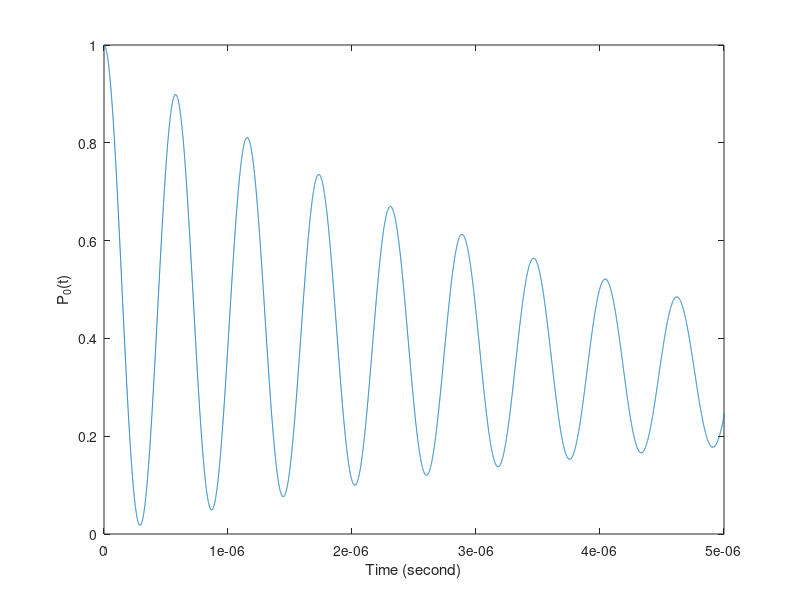
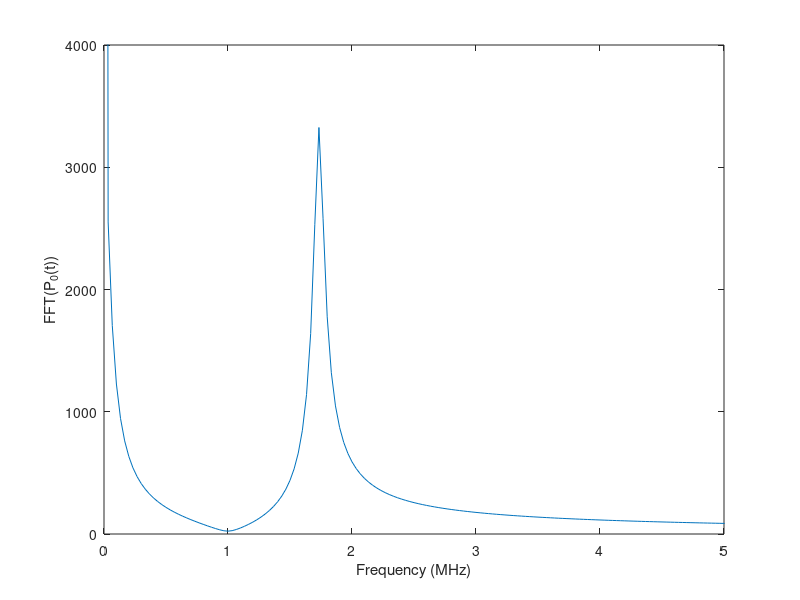

Here is the MATLAB script that generated these plots, in order:
% Contoh program untuk konfigurasi atom segitiga sama sisi
% Tentukan variabel yang digunakan
N = 100000;
n = 3;
t = linspace(0,30e-6,N);
dt = t(2)-t(1);
hbar = 1.05457182e-34;
Omega = 2*pi*1e+6;
C_6 = 2*pi*516*1e9;
d13 = 6.6;
d12 = 6.6;

% Matriks dan konstanta yang digunakan
sx = [0,1;1,0];
sz = [1,0;0,-1];
gamma = 2*pi*30*1e3;
F = sqrt(gamma/2)*sz;
I = [1,0;0,1];
P = [1,0;0,0];

% Interaksi Van der-Waals antar atom Rydberg
U_matrix = zeros(8,8);
U12 = C_6/d12^6;
U23 = U12;
U13 = C_6/d13^6;
U_matrix(7,7) = U12;
U_matrix(4,4) = U23;
U_matrix(6,6) = U13;
U_matrix(8,8) = U13 + U23 + U12;

% Hamiltonian dari konfigurasi atom
H = hbar*Omega*(kron(kron(sx,P),P) + kron(kron(P,sx),P) + kron(kron(P,P),sx))/2 + hbar*U_matrix;

% Densitas matriks dan kondisi awalnya
rho = zeros(size(H,1),size(H,2)); % rho_t 2^N_atom, 2^N_atom 
rho(1,1) = 1;

% Lindbladian untuk masing-masing atom
L1 = kron(kron(F,I),I);
L2 = kron(kron(I,F),I);
L3 = kron(kron(I,I),F); 
L0 = L1 + L2 + L3;

% Metode Runge-Kutta orde 4 untuk menyelesaikan persamaan Lindblad-Master
for i=1:N
    % {L'*L, rho}
    A1 = L1'*L1*rho + rho*L1'*L1;
    A2 = L2'*L2*rho + rho*L2'*L2;
    A3 = L3'*L3*rho + rho*L3'*L3;


    % Individual dephasing dan collective dephasing
    L_ind = L1*rho*L1' + L2*rho*L2' + L3*rho*L3' - 1/2*(A1 + A2 + A3);
    L_c = L0*rho*L0' - 1/2*(L0'*L0*rho + rho*L0'*L0);

    % Persamaan densitas matriks
    rho_dot = @(t,rho) (-sqrt(-1)/hbar)*(H*rho-rho*H) + L_ind + L_c;

    k_1 = rho_dot(t(i),rho);
    k_2 = rho_dot(t(i)+0.5*dt,rho+0.5*dt*k_1);
    k_3 = rho_dot((t(i)+0.5*dt),(rho+0.5*dt*k_2));
    k_4 = rho_dot((t(i)+dt),(rho+k_3*dt));
    rho = rho + (1/6)*(k_1+2*k_2+2*k_3+k_4)*dt;
    prob_0(i)=rho(1,1); % Probabilitas atom kembali ke keadaan awal
end

% plot(t,rho)
figure
plot(t,prob_0)
xlim([0 5e-6])
xlabel('Time (second)')
ylabel('P_0(t)')

% Fast Fourier transform dari probabilitas atom kembali ke keadaan awal
spectrum_dynamics=fftshift(fft(prob_0));
fs=1/dt;
w = (-N/2:N/2-1)*(fs/N);

% Plot FFT terhadap frekuensi
figure
plot(w/1e6,abs(spectrum_dynamics))
xlabel('Frequency (MHz)')
ylabel('FFT(P_0(t))')
xlim([0 5])
ylim([0 4e3])